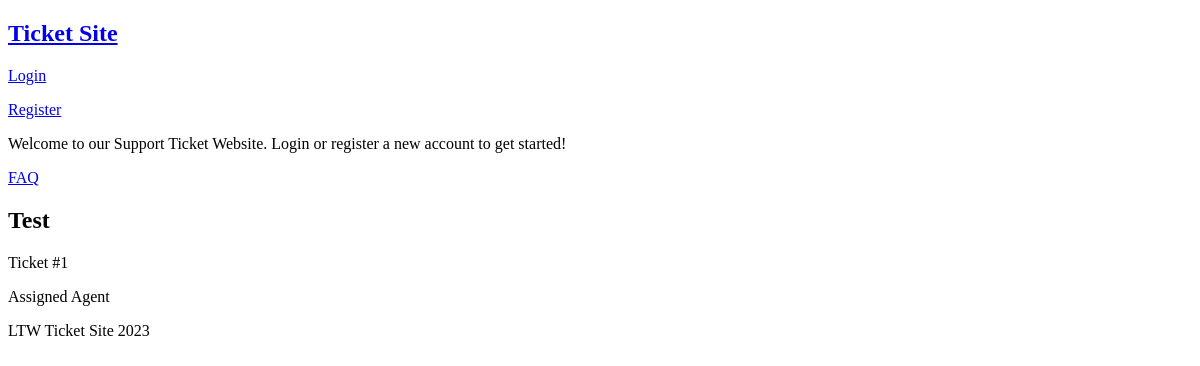
Before: /pages/tickethistory.php?id=1 with the older database file.
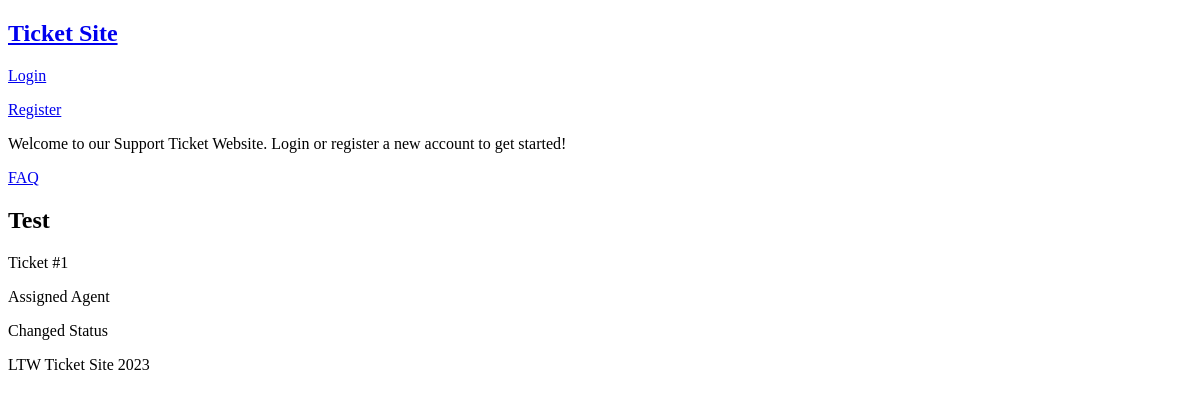
After: the same page with the newer database file.
### tables this page shows
CREATE TABLE tickets (
    id INTEGER PRIMARY KEY AUTOINCREMENT,
    subject TEXT NOT NULL,
    content TEXT,
    submitter_id INTEGER NOT NULL,
    assignee_id INTEGER,
    department_id INTEGER,
    status_id INTEGER NOT NULL,
    FOREIGN KEY (submitter_id) REFERENCES users(id),
    FOREIGN KEY (assignee_id) REFERENCES users(id),
    FOREIGN KEY (department_id) REFERENCES departments(id),
    FOREIGN KEY (status_id) REFERENCES status(id)
);

CREATE TABLE ticket_changes (
    id INTEGER PRIMARY KEY AUTOINCREMENT,
    ticket_id INTEGER NOT NULL,
    user_id INTEGER NOT NULL, --user that made the change
    changed_field TEXT NOT NULL,
    old_version TEXT,
    new_version TEXT NOT NULL,
    FOREIGN KEY (ticket_id) REFERENCES tickets(id),
    FOREIGN KEY (user_id) REFERENCES users(id)
);

### pages/tickethistory.php (called while the page is built, shortened)
<?php
require_once('../utils/session.php');
$session = new Session();
$db = getDataBaseConnection();
require_once('../templates/common.tpl.php');
require_once('../templates/ticket.tpl.php');
require_once('../database/classes/ticket.class.php');
$ticket = Ticket::getTicket($db, intval($_GET['id']));
$history = Ticket::getTicketHistory($db, intval($_GET['id']));
drawHeader($session);
drawTicketHistory($ticket, $history);
drawFooter();
?>

### utils/session.php (called while the page is built, shortened)
<?php
    class Session {
        public function isLoggedIn() : bool {
            return isset($_SESSION['id']);
        }
    }

### database/classes/ticket.class.php (called while the page is built, shortened)
<?php
    class Ticket {
        public function __construct(int $id, string $subject, ?string $content, int $submitter_id,
                                    ?int $assignee_id, $department_id, int $status_id) {
            $this->id = $id;
            $this->subject = $subject;
        }
        static function getTicket(PDO $db, int $id) : ?Ticket {
            $stmt = $db->prepare('SELECT * FROM tickets WHERE id = ?');
            $stmt->execute(array($id));
            $ticket = $stmt->fetch();
            if($ticket){
                return new Ticket($ticket['id'], $ticket['subject'], $ticket['content'], $ticket['submitter_id'], $ticket['assignee_id'], $ticket['department_id'], $ticket['status_id']);
            }
            else return null;
        }
        static function getTicketHistory(PDO $db, int $id) : array {
            $stmt = $db->prepare('SELECT * FROM ticket_changes WHERE ticket_id = ?');
            $stmt->execute(array($id));
            $changes = array();
            while($change = $stmt->fetch()){
                $changes[] = array('user_id' => $change['user_id'], 'changed_field' => $change['changed_field'],
                                'old_version' => $change['old_version'], 'new_version' => $change['new_version']);
            }
            return $changes;
        }
    }
?>

### templates/ticket.tpl.php (the view, shortened to what this page needs)
<?php function drawTicketHistory(Ticket $ticket, array $history) { ?>
    <h2><?=$ticket->subject?></h2>
    <p>Ticket #<?=$ticket->id?></p>
    <?php foreach($history as $change) {?>
        <p><?=$change['changed_field']?></p>
    <?php } ?>
<?php } ?>

### templates/common.tpl.php (shortened to what this page needs)
<?php function drawHeader(Session $session) { ?>
<!DOCTYPE html>
<html lang="en-US">
    <head>
    </head>
    <body>
        <header>
            <nav>
                <h1><a href="../pages/">Ticket Site</a></h1>
                <?php
                    if($session->isLoggedIn()) drawLoggedIn();
                    else drawLoggedOff();
                ?>
                <p><a href="../pages/faq.php">FAQ</a></p>
<?php } ?>
<?php function drawLoggedOff() { ?>
        <p><a href="../pages/login.php">Login</a><p>
        <p><a href="../pages/register.php">Register</a><p>
    </nav>
</header>
<main>
    <p>Welcome to our Support Ticket Website. Login or register a new account to get started!</p>
<?php } ?>
<?php function drawFooter() { ?>
        </main>
        <footer>
            LTW Ticket Site 2023
        </footer>
    </body>
</html>
<?php } ?>

Changed rows visible on the page:
added ticket_changes: changed_field "Changed Status"
